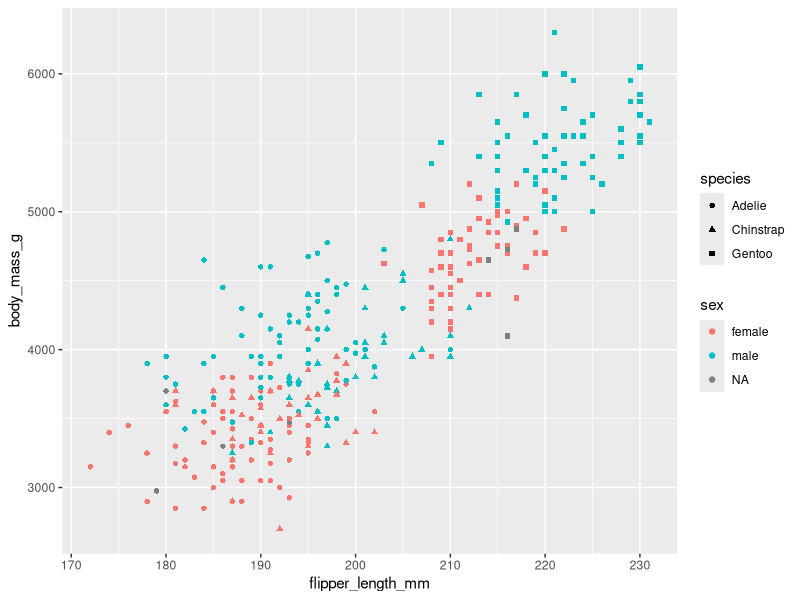
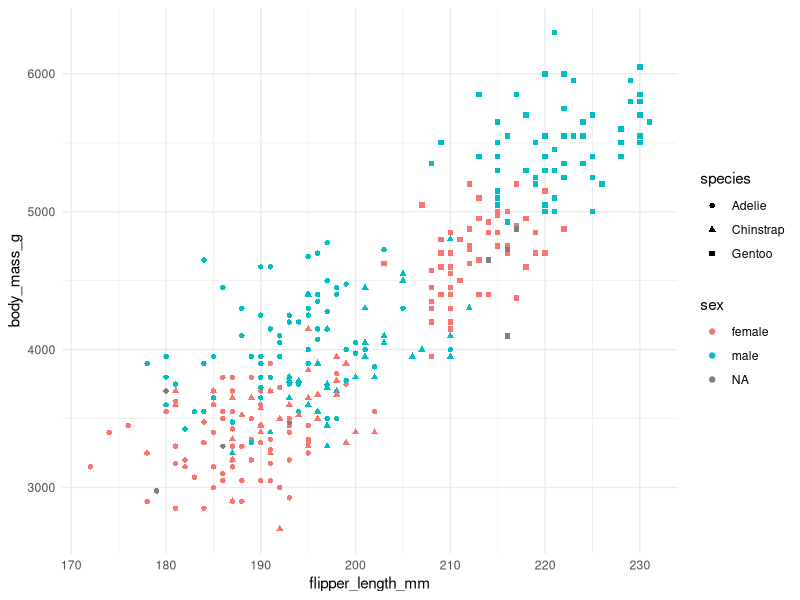

Recreate these plots in R, in order.

            library(ggplot2)
            library(palmerpenguins)
            built_answer <- tryCatch(
                {
                    set.seed(42)
                    ggplot(penguins, aes(x = flipper_length_mm, y = body_mass_g, colour = sex, shape = species)) + geom_point()
                    suppressWarnings(
                        if (!file.exists("/sandbox/figures/body-mass_flipper-length_scatter_colour_sex_shape_species_answer.png")) {
                            ggsave(
                                width = 3,
                                height = 3,
                                "/sandbox/figures/body-mass_flipper-length_scatter_colour_sex_shape_species_answer.png"
                            )
                        }
                    )
                    suppressWarnings(
                        ggplot_build(last_plot())
                    )
                },
                error = function(e) {
                    'ERROR'
                }
            )
            built_submission <- tryCatch(
                {
                    set.seed(42)
                    ggplot(penguins, aes(x = flipper_length_mm, y = body_mass_g, color = sex, shape = species)) +
  geom_point() +
  theme_minimal()
                    suppressWarnings(
                        ggsave(
                            width = 3,
                            height = 3,
                            "figures/body-mass_flipper-length_scatter_colour_sex_shape_species_submission_ministral.png"
                        )
                    )
                    suppressWarnings(
                        ggplot_build(last_plot())
                    )
                },
                error = function(e) {
                    'ERROR'
                }
            )
            cat(isTRUE(all.equal(built_answer, built_submission)))
        
